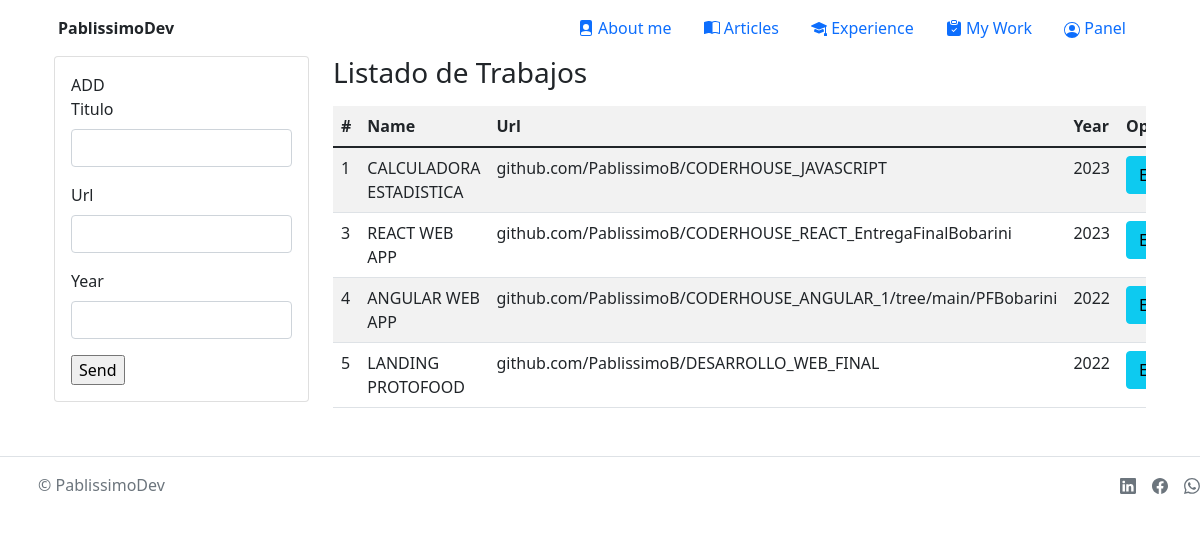
/menu/form_my_work/ (signed in), run on an earlier commit of the app's database.
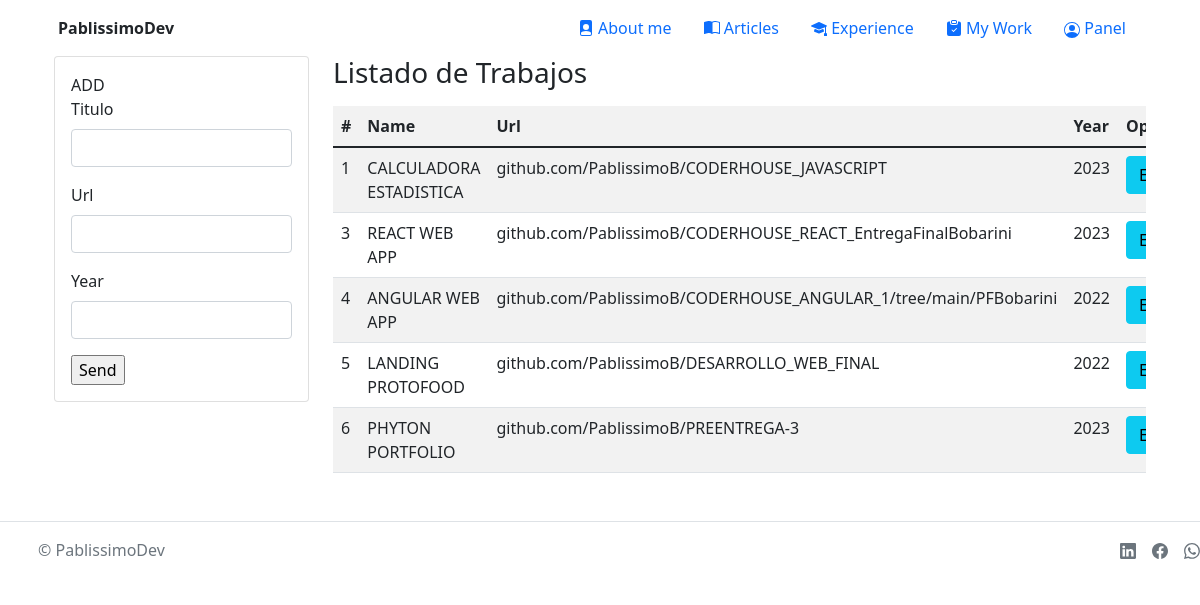
And on a later commit of the database.
### core/models.py (models this page shows, shortened)
class Work(models.Model):
    work_name = models.CharField(max_length=50)
    work_url = models.CharField(max_length=150)
    work_year = models.IntegerField(max_length=4)

### core/views.py (the view)
# urls.py: path('menu/form_my_work/', views.form_my_work, name="FormMyWork"),
@login_required
def form_my_work(request):
    work_list = Work.objects.all()
    return render(request, "form_my_work.html", {"work_list": work_list})

### app/templates/form_my_work.html (shortened to what this page needs)
{% extends 'base.html' %}
{% load static %}
{% block main %}
<div class="container">
  <div class="row">
    <div class="col-sm-10 col-md-5 col-lg-4 col-xl-3">
    <div class="card">
      <div class="card-body">
    <form action="/menu/add_work/" method="POST">
        ADD
        <div class="mb-3">
            <label for="exampleFormControlInput1" class="form-label">Titulo</label>
            <input type="text" class="form-control" id="exampleFormControlInput1" name ="work_name">
          </div>
          <div class="mb-3">
            <label for="exampleFormControlInput2" class="form-label">Url</label>
            <input type="text" class="form-control" id="exampleFormControlInput2" name="work_url" >
          </div>
          <div class="mb-3">
            <label for="exampleFormControlInput3" class="form-label">Year</label>
            <input type="number" class="form-control" id="exampleFormControlInput3" name="work_year" >
          </div>
          <input type="submit" value="Send">
    </form>
      </div>
    </div>
    </div>
    <div class="col-sm-12 col-md-7 col-lg-8 col-xl-9">
      <h3>Listado de Trabajos</h3>
      <div class="table-responsive py-2">
        <table class="table table-striped">
          <tr>
            <th>#</th>
            <th>Name</th>
            <th>Url</th>
            <th>Year</th>
            <th colspan="2">Opcion</th>
        </tr>
        <tbody>
          {% for item in work_list %}
          <tr>
          <td>{{item.id}}</td>
          <td>{{item.work_name}}</td>
          <td>{{item.work_url}}</td>
          <td>{{item.work_year}}</td>
          <td><a href="/menu/edit_work/{{item.id}}" class="btn btn-info">Edit</a></td>
          </tr>
          {% endfor %}
        </tbody>
        </table>
      </div>
    </div>
  </div>
</div>
</div>
{% endblock main %}

What changed in the data, as far as the page shows it:
added Work: id "6", work_name "PHYTON PORTFOLIO", work_url "github.com/PablissimoB/PREENTREGA-3", work_year "2023"
